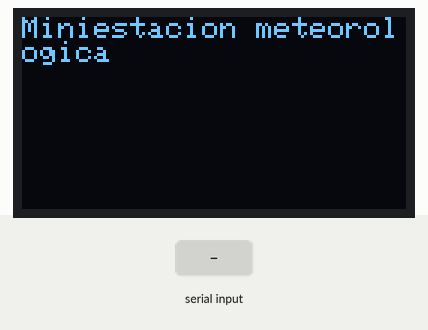
Recording of a sketch running on a simulated ESP32. On the bench: 128×64 one-colour display. The test bench sets the inputs (shaded band). WiFi joins after 1.5 s; servers stay silent unless stated; no MQTT or app messages arrive unless stated; what the sketch prints to the serial monitor is not drawn.

Above: at 5.3 s.
5.4 s: "90,45,200\n" received over the second serial link
At 6.6 s:
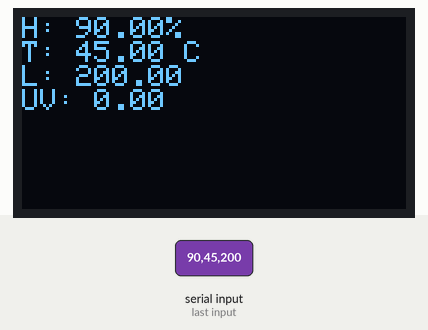
6.9 s: "90,45\n" received over the second serial link
At 7.8 s:
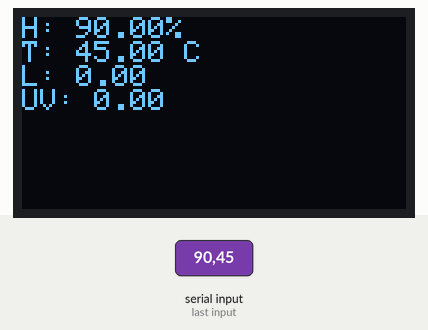
8.4 s: "90,45,200,10\n" received over the second serial link
At 9.0 s:
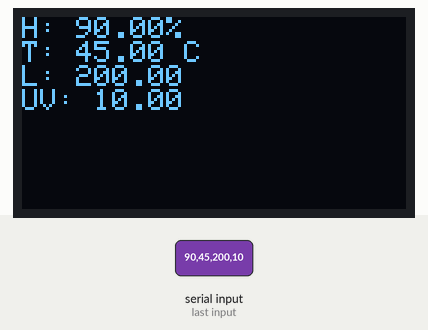
9.9 s: "5\n" received over the second serial link
At 11.3 s:
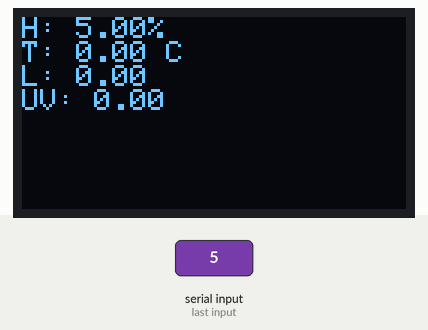
Timing chart, 0 to 12.4 s (numbered marks = the images above; inputs shaded):
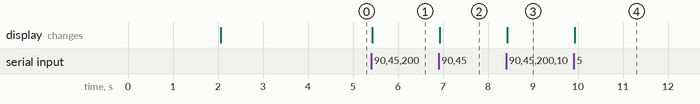

The sketch:

mqtt_publisher.ino
```cpp
#include <Adafruit_SSD1306.h>
#include <WiFi.h>
#include <PubSubClient.h>
#include <ArduinoJson.h>

// Datos de Thingsboard
const char* broker = "iot.eie.ucr.ac.cr";
const int port = 1883;
const char* token = "WZVMCLd2U6JaGsfOxlBv";
const char* topic = "v1/devices/me/telemetry";

// Informacion del WiFi para conexión de Internet
const char* ssid = "AndroidAPdaf7";
const char* password = "clox8053";

#define SCREEN_WIDTH 128
#define SCREEN_HEIGHT 64
Adafruit_SSD1306 display(SCREEN_WIDTH, SCREEN_HEIGHT, &Wire, -1);

// Arduino trae algunos ejemplos, también esta página: https://pubsubclient.knolleary.net/api
WiFiClient wifiClient;
PubSubClient client(wifiClient);

void setup() {
  // put your setup code here, to run once:
  // Serial monitor del Arduino IDE
  Serial.begin(115200);
  // Serial port del LILYGO TTGO LoRa32
  Serial1.begin(115200, SERIAL_8N1, 23);

  // Inicialización y conexión del WiFi
  WiFi.begin(ssid, password);
  while (WiFi.status() != WL_CONNECTED) {
    delay(1000);
    Serial.println("Conectandose a la red WiFi");
  }
  Serial.println("Conectado a WiFi");

  //Inicialización de la pantalla
  if (!display.begin(SSD1306_SWITCHCAPVCC, 0x3C)) {
    Serial.println("No se pudo iniciar la pantalla");
    while (1);
  }
  display.clearDisplay();
  display.setTextColor(SSD1306_WHITE);
  display.setCursor(0, 0);
  display.println("Miniestacion meteorologica");
  display.display();
  delay(2000);

  // Inicialización del MQTT
  client.setServer(broker, port);
  while (!client.connected()) {
    Serial.println("Conectandose al Broker MQTT de la Escuela de Ingenieria Electrica, UCR");
    if (client.connect("lora32-client", token, "")) {
      Serial.println("Conectado al Broker MQTT de la Escuela de Ingenieria Electrica, UCR");
      client.subscribe(topic);
    } else {
      Serial.print("Conexion al Broker fallida");
      Serial.println(client.state());
      delay(1000);
    }
  }
}

void loop() {
  // put your main code here, to run repeatedly:
  // Verificación de la conexión con la plataforma ThingsBoard
  if (!client.connected()) {
    reconnect();
  }
  client.loop();

  // Lectura de datos del Serial port
  if (Serial1.available() > 0) {
    String datos = Serial1.readStringUntil('\n');
    Serial.println("Datos recibidos: " + String(datos));

    // Split de datos delimitados por comas
    // Código basado en https://stackoverflow.com/questions/12874128/error-invalid-conversion-from-const-char-to-char
    char* datosMutable = new char[datos.length() + 1];
    strcpy(datosMutable, datos.c_str());
    char *ptr = strtok(datosMutable, ",");
    float humedad = atof(ptr);
    ptr = strtok(NULL, ",");
    float temperatura = atof(ptr);
    ptr = strtok(NULL, ",");
    float luz = atof(ptr);
    ptr = strtok(NULL, ",");
    float rayosUV = atof(ptr);
    // Se elimina la copia mutable de la cadena para liberar memoria
    delete[] datosMutable;

    // Payload falsos con fines de debug. Para utilizarlos se debe comentar la sección anterior de Split
    // float humedad = random(0, 100);
    // float temperatura = random(15, 30);
    // float luz = random(0, 1024);
    // float rayosUV = random(0, 11);

    // Se crea el JSON con los datos y se envia a Thingsboard
    const size_t capacidad = JSON_OBJECT_SIZE(4);
    DynamicJsonDocument doc(capacidad);
    doc["humedad"] = humedad;
    doc["temperatura"] = temperatura;
    doc["luz"] = luz;
    doc["rayosUV"] = rayosUV;
    String json;
    serializeJson(doc, json);

    // Se envia a ThingsBoard
    client.publish(topic, json.c_str());
    Serial.print("Datos enviados a Thingsboard: ");
    Serial.println(json);

    // Se muestra los datos en la pantalla OLED del LILYGO TTGO LoRa32
    display.clearDisplay();
    display.setCursor(0, 0);
    display.print("H: ");
    display.print(humedad);
    display.println("%");
    display.print("T: ");
    display.print(temperatura);
    display.println(" C");
    display.print("L: ");
    display.println(luz);
    display.print("UV: ");
    display.println(rayosUV);
    display.display();
  }
}

// Función de reconectar en caso de que se haya perdido conexión el servidor
void reconnect() {
  while (!client.connected()) {
    Serial.println("Intentando conectarse al Broker");
    // Se intenta conectarse
    if (client.connect("lora32-client", token, "")) {
      Serial.println("Conectado al Broker MQTT de la Escuela de Ingenieria Electrica, UCR");
      client.subscribe(topic);
    } else {
      Serial.print("Conexion al Broker fallida");
      Serial.println(client.state());
      delay(1000);
    }
  }
}
```

Measured:
- after the input at 5.4 s, the display: changes at once (image 1)
- after the input at 6.9 s, the display: changes at once (image 2)
- after the input at 8.4 s, the display: changes at once (image 3)
- after the input at 9.9 s, the display: changes at once (image 4)
